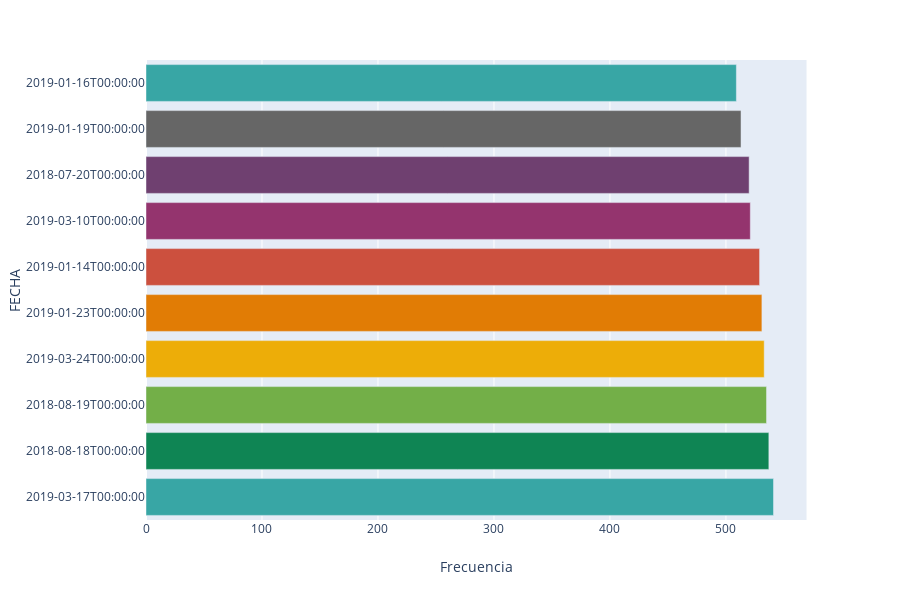

Notebook cell for this chart:
### Code cell
bar_figure_top_values(subdata,variable='FECHA',fig_name="riñas_rnmc_fecha_frecuencias.png")

### Figure 1 — Plotly figure (JSON) as saved in the notebook; plotly's stock layout.template omitted (floating-point values rounded to 4 significant figures)
{"data": [{"alignmentgroup": "True", "hoverlabel": {"namelength": 0}, "hovertemplate": "FECHA=%{y}<br>Frecuencia=%{x}", "legendgroup": "FECHA=2019-03-17 00:00:00", "marker": {"color": "rgb(56, 166, 165)"}, "name": "FECHA=2019-03-17 00:00:00", "offsetgroup": "FECHA=2019-03-17 00:00:00", "orientation": "h", "showlegend": true, "textposition": "auto", "type": "bar", "x": [541], "xaxis": "x", "y": ["2019-03-17T00:00:00"], "yaxis": "y"}, {"alignmentgroup": "True", "hoverlabel": {"namelength": 0}, "hovertemplate": "FECHA=%{y}<br>Frecuencia=%{x}", "legendgroup": "FECHA=2018-08-18 00:00:00", "marker": {"color": "rgb(15, 133, 84)"}, "name": "FECHA=2018-08-18 00:00:00", "offsetgroup": "FECHA=2018-08-18 00:00:00", "orientation": "h", "showlegend": true, "textposition": "auto", "type": "bar", "x": [537], "xaxis": "x", "y": ["2018-08-18T00:00:00"], "yaxis": "y"}, {"alignmentgroup": "True", "hoverlabel": {"namelength": 0}, "hovertemplate": "FECHA=%{y}<br>Frecuencia=%{x}", "legendgroup": "FECHA=2018-08-19 00:00:00", "marker": {"color": "rgb(115, 175, 72)"}, "name": "FECHA=2018-08-19 00:00:00", "offsetgroup": "FECHA=2018-08-19 00:00:00", "orientation": "h", "showlegend": true, "textposition": "auto", "type": "bar", "x": [535], "xaxis": "x", "y": ["2018-08-19T00:00:00"], "yaxis": "y"}, {"alignmentgroup": "True", "hoverlabel": {"namelength": 0}, "hovertemplate": "FECHA=%{y}<br>Frecuencia=%{x}", "legendgroup": "FECHA=2019-03-24 00:00:00", "marker": {"color": "rgb(237, 173, 8)"}, "name": "FECHA=2019-03-24 00:00:00", "offsetgroup": "FECHA=2019-03-24 00:00:00", "orientation": "h", "showlegend": true, "textposition": "auto", "type": "bar", "x": [533], "xaxis": "x", "y": ["2019-03-24T00:00:00"], "yaxis": "y"}, {"alignmentgroup": "True", "hoverlabel": {"namelength": 0}, "hovertemplate": "FECHA=%{y}<br>Frecuencia=%{x}", "legendgroup": "FECHA=2019-01-23 00:00:00", "marker": {"color": "rgb(225, 124, 5)"}, "name": "FECHA=2019-01-23 00:00:00", "offsetgroup": "FECHA=2019-01-23 00:00:00", "orientation": "h", "showlegend": true, "textposition": "auto", "type": "bar", "x": [531], "xaxis": "x", "y": ["2019-01-23T00:00:00"], "yaxis": "y"}, {"alignmentgroup": "True", "hoverlabel": {"namelength": 0}, "hovertemplate": "FECHA=%{y}<br>Frecuencia=%{x}", "legendgroup": "FECHA=2019-01-14 00:00:00", "marker": {"color": "rgb(204, 80, 62)"}, "name": "FECHA=2019-01-14 00:00:00", "offsetgroup": "FECHA=2019-01-14 00:00:00", "orientation": "h", "showlegend": true, "textposition": "auto", "type": "bar", "x": [529], "xaxis": "x", "y": ["2019-01-14T00:00:00"], "yaxis": "y"}, {"alignmentgroup": "True", "hoverlabel": {"namelength": 0}, "hovertemplate": "FECHA=%{y}<br>Frecuencia=%{x}", "legendgroup": "FECHA=2019-03-10 00:00:00", "marker": {"color": "rgb(148, 52, 110)"}, "name": "FECHA=2019-03-10 00:00:00", "offsetgroup": "FECHA=2019-03-10 00:00:00", "orientation": "h", "showlegend": true, "textposition": "auto", "type": "bar", "x": [521], "xaxis": "x", "y": ["2019-03-10T00:00:00"], "yaxis": "y"}, {"alignmentgroup": "True", "hoverlabel": {"namelength": 0}, "hovertemplate": "FECHA=%{y}<br>Frecuencia=%{x}", "legendgroup": "FECHA=2018-07-20 00:00:00", "marker": {"color": "rgb(111, 64, 112)"}, "name": "FECHA=2018-07-20 00:00:00", "offsetgroup": "FECHA=2018-07-20 00:00:00", "orientation": "h", "showlegend": true, "textposition": "auto", "type": "bar", "x": [520], "xaxis": "x", "y": ["2018-07-20T00:00:00"], "yaxis": "y"}, {"alignmentgroup": "True", "hoverlabel": {"namelength": 0}, "hovertemplate": "FECHA=%{y}<br>Frecuencia=%{x}", "legendgroup": "FECHA=2019-01-19 00:00:00", "marker": {"color": "rgb(102, 102, 102)"}, "name": "FECHA=2019-01-19 00:00:00", "offsetgroup": "FECHA=2019-01-19 00:00:00", "orientation": "h", "showlegend": true, "textposition": "auto", "type": "bar", "x": [513], "xaxis": "x", "y": ["2019-01-19T00:00:00"], "yaxis": "y"}, {"alignmentgroup": "True", "hoverlabel": {"namelength": 0}, "hovertemplate": "FECHA=%{y}<br>Frecuencia=%{x}", "legendgroup": "FECHA=2019-01-16 00:00:00", "marker": {"color": "rgb(56, 166, 165)"}, "name": "FECHA=2019-01-16 00:00:00", "offsetgroup": "FECHA=2019-01-16 00:00:00", "orientation": "h", "showlegend": true, "textposition": "auto", "type": "bar", "x": [509], "xaxis": "x", "y": ["2019-01-16T00:00:00"], "yaxis": "y"}], "layout": {"barmode": "relative", "height": 600, "legend": {"tracegroupgap": 0}, "margin": {"t": 60}, "showlegend": false, "xaxis": {"anchor": "y", "domain": [0, 0.98], "title": {"text": "Frecuencia"}}, "yaxis": {"anchor": "x", "categoryarray": [1547596800000000000, 1547856000000000000, 1532044800000000000, 1552176000000000000, 1547424000000000000, 1548201600000000000, 1553385600000000000, 1534636800000000000, 1534550400000000000, 1552780800000000000], "categoryorder": "array", "domain": [0, 1], "title": {"text": "FECHA"}, "type": "category"}}}
